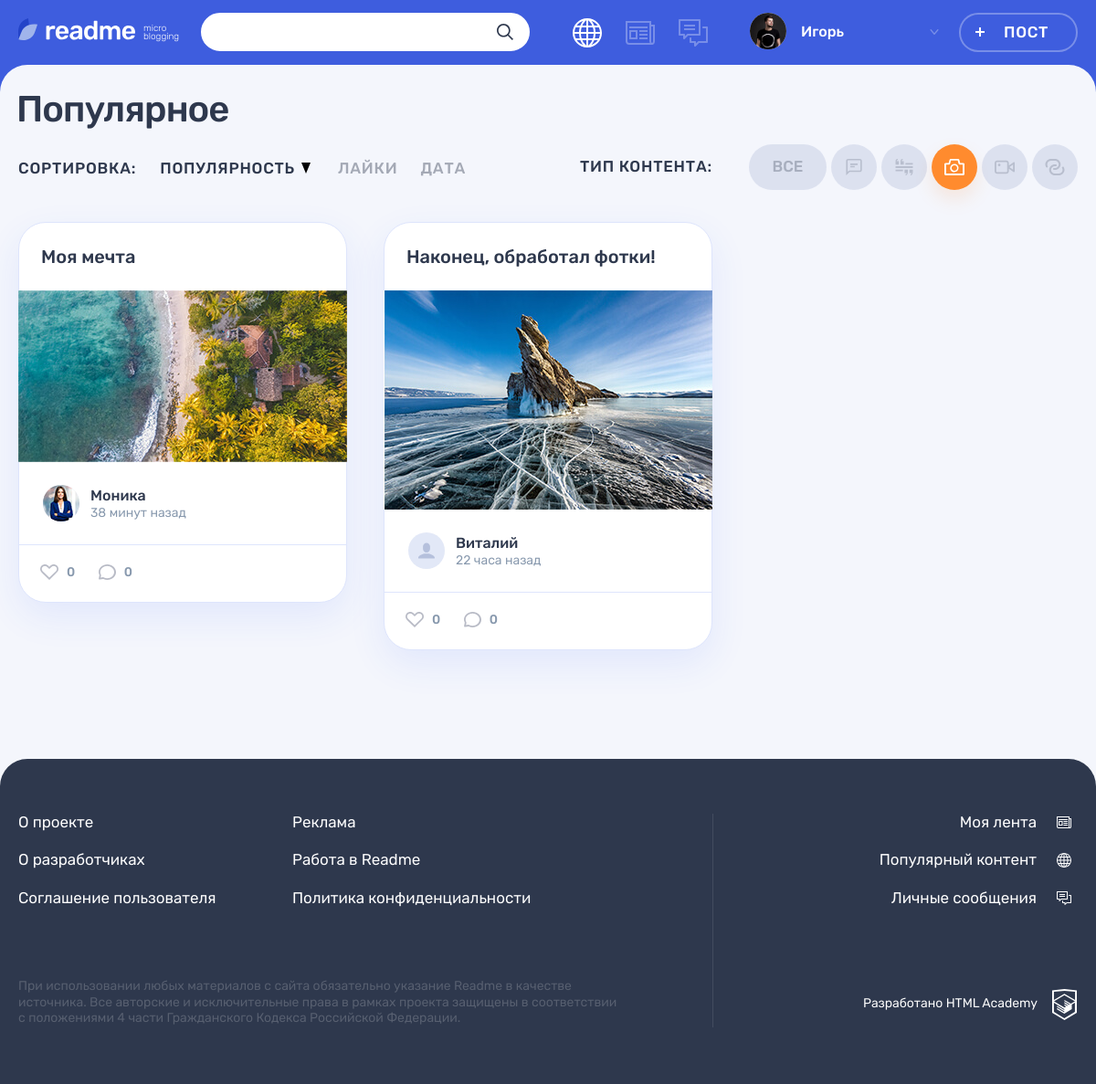
Screenshot of /index.php?contentId=3 with the database file from the repository.
### tables this page shows
CREATE TABLE content_types (
       id INT AUTO_INCREMENT PRIMARY KEY,
       type VARCHAR(32) UNIQUE,
       title VARCHAR(32) UNIQUE,
       image_class VARCHAR(128)
);

CREATE TABLE posts (
       id INT AUTO_INCREMENT PRIMARY KEY,
       publication_date TIMESTAMP DEFAULT CURRENT_TIMESTAMP,
       title VARCHAR(255) NOT NULL,
       content TEXT,
       author VARCHAR(128),
       img VARCHAR(2000),
       video VARCHAR(2000),
       reference VARCHAR(255),
       views INT DEFAULT 0,
       user_id INT,
       content_type_id INT,
       FOREIGN KEY (user_id) REFERENCES users(id),
       FOREIGN KEY (content_type_id) REFERENCES content_types(id)
);

CREATE TABLE users (
       id INT AUTO_INCREMENT PRIMARY KEY,
       registration_date TIMESTAMP DEFAULT CURRENT_TIMESTAMP,
       email VARCHAR(255) UNIQUE,
       user_name VARCHAR(128) UNIQUE,
       password CHAR(64),
       avatar VARCHAR(255)
);

### helpers.php (called while the page is built, shortened)
<?php
function get_noun_plural_form(int $number, string $one, string $two, string $many): string
{
    $number = (int)$number;
    $mod10 = $number % 10;
    $mod100 = $number % 100;
    switch (true) {
        case ($mod10 > 5):
            return $many;
        case ($mod10 >= 2 && $mod10 <= 4):
            return $two;
    }
}
function include_template($name, array $data = [])
{
    $name = 'templates/' . $name;
    extract($data);
    require $name;
    $result = ob_get_clean();
    return $result;
}
function generate_random_date($index)
{
    $deltas = [['minutes' => 59], ['hours' => 23], ['days' => 6], ['weeks' => 4], ['months' => 11]];
    $dcnt = count($deltas);
    $delta = $deltas[$index];
    $timeval = rand(1, current($delta));
    $timename = key($delta);
    $ts = strtotime("$timeval $timename ago");
    $dt = date('Y-m-d H:i:s', $ts);
    return $dt;
}
function getRelativeDate(DateTimeImmutable $date, bool $needAgoAddition = false) : string
{
    $currentDate = new DateTimeImmutable('now');
    $interval = $date->diff($currentDate);
    $addition = $needAgoAddition ? '' : ' назад';
    if ($interval->y) {
    $properNoun = get_noun_plural_form($interval->y, 'год', 'года', 'лет');
        return date_interval_format($interval, '%y ' . $properNoun . $addition);
    } else if ($interval->m) {
        $properNoun = get_noun_plural_form($interval->m, 'месяц', 'месяца', 'месяцев');
        return date_interval_format($interval, '%m ' . $properNoun . $addition);
    } else if ($interval->d && $interval->d < 7) {
        $properNoun = get_noun_plural_form($interval->d, 'день', 'дня', 'дней');
        return date_interval_format($interval, '%d ' . $properNoun . $addition);
    } else if ($interval->d && $interval->d >= 7) {
        $weeksCount = ceil($interval->d / 7);
        $properNoun = get_noun_plural_form($weeksCount, 'неделю', 'недели', 'недель');
        return $weeksCount . ' ' . $properNoun . $addition;
    } else if ($interval->h) {
        $properNoun = get_noun_plural_form($interval->h, 'час', 'часа', 'часов');
        return date_interval_format($interval, '%h ' . $properNoun . $addition);
    } else if ($interval->i) {
        $properNoun = get_noun_plural_form($interval->i, 'минуту', 'минуты', 'минут');
        return date_interval_format($interval, '%i ' . $properNoun . $addition);
    } else {
        return '';
    }
}
function modifyParamsPageUrl(string $paramKey, mixed $paramValue): string
{
    $params = $_GET;
    array_filter($params, function($param) {return $param !== null;});
    $params[$paramKey] = $paramValue;
    $query = count($params) !== 0 ? http_build_query($params) : '';
    $url = ((!empty($_SERVER['HTTPS'])) ? 'https' : 'http') . '://' . $_SERVER['HTTP_HOST'] . $_SERVER['REQUEST_URI'];
    $url = explode('?', $url);
    return $query ? $url[0] . '?' . $query : $url[0];
}

### templates/main.php (the view, shortened to what this page needs)
<?php require_once 'helpers.php'?>
<div class="container">
    <h1 class="page__title page__title--popular">Популярное</h1>
</div>
<div class="popular container">
    <div class="popular__filters-wrapper">
        <div class="popular__sorting sorting">
            <b class="popular__sorting-caption sorting__caption">Сортировка:</b>
            <ul class="popular__sorting-list sorting__list">
                <li class="sorting__item sorting__item--popular">
                    <a class="sorting__link sorting__link--active" href="#">
                        <span>Популярность</span>
                        <svg class="sorting__icon" width="10" height="12">
                            <use xlink:href="#icon-sort"></use>
                        </svg>
                    </a>
                </li>
                <li class="sorting__item">
                    <a class="sorting__link" href="#">
                        <span>Лайки</span>
                    </a>
                </li>
                <li class="sorting__item">
                    <a class="sorting__link" href="#">
                        <span>Дата</span>
                    </a>
                </li>
            </ul>
        </div>
        <div class="popular__filters filters">
            <b class="popular__filters-caption filters__caption">Тип контента:</b>
            <ul class="popular__filters-list filters__list">
                <li class="popular__filters-item popular__filters-item--all filters__item filters__item--all">
                    <a class="filters__button filters__button--ellipse filters__button--all <?= !$currentContentTypeId ? 'filters__button--active' : ''?>"
                       href="<?= modifyParamsPageUrl('contentId', null) ?>">
                        <span>Все</span>
                    </a>
                </li>
                <?php foreach ($contentTypes as $contentType): ?>
                    <li class="popular__filters-item filters__item">
                        <?php $activeClass = $currentContentTypeId === $contentType['id'] ? 'filters__button--active' : ''  ?>
                        <a class="filters__button filters__button--<?= htmlspecialchars($contentType['type']) . ' ' . $activeClass ?> button"
                           href="<?= modifyParamsPageUrl('contentId', $contentType['id']); ?>">
                            <svg class="filters__icon" width="22" height="18">
                                <use xlink:href="#icon-filter-<?= htmlspecialchars($contentType['type']); ?>"></use>
                            </svg>
                        </a>
                    </li>
                <?php endforeach; ?>
            </ul>
        </div>
    </div>
    <div class="popular__posts">
        <?php foreach ($postCards as $postIndex => $postCard): ?>
            <article class="popular__post post <?= htmlspecialchars($postCard['image_class']); ?>">
                <header class="post__header">
                    <h2><a href="post.php<?= '?postId=' . $postCard['id'] ?>"><?= htmlspecialchars($postCard['title']); ?></a></h2>
                </header>
                <div class="post__main">
                    <?php if ($postCard['type'] == 'quote'): ?>
                        <blockquote>
                            <p>
                                <?= htmlspecialchars($postCard['content']); ?>
                            </p>
                            <cite>Неизвестный Автор</cite>
                        </blockquote>
                    <?php elseif ($postCard['type'] == 'photo'): ?>
                        <div class="post-photo__image-wrapper">
                            <img src="img/<?= htmlspecialchars($postCard['img']); ?>" alt="Фото от пользователя" width="360"
                                 height="240">
                        </div>
                    <?php elseif ($postCard['type'] == 'text'):
                        echo shortenText(htmlspecialchars($postCard['content']), 300);
                    endif; ?>
                </div>
                <footer class="post__footer">
                    <div class="post__author">
                        <a class="post__author-link" href="#" title="Автор">
                            <div class="post__avatar-wrapper">
                                <?php if ($postCard['avatar']) : ?>
                                <img class="post__author-avatar" src="img/<?= htmlspecialchars($postCard['avatar']); ?>"
                                     alt="Аватар пользователя">
                                <?php endif; ?>
                            </div>
                            <div class="post__info">
                                <b class="post__author-name"><?= htmlspecialchars($postCard['user_name']); ?></b>
                                <?php
                                    $originalDate = generate_random_date($postIndex);
                                    $titleDate = date_format(date_create($originalDate), 'd.m.Y H:i');
                                    $originalDateTime = new DateTimeImmutable($originalDate);
                                    $relativeDate = getRelativeDate($originalDateTime);
                                ?>
                                <time class="post__time" datetime="<?= $originalDate ?>" title="<?= $titleDate ?>">
                                    <?= $relativeDate ?>
                                </time>
                            </div>
                        </a>
                    </div>
                    <div class="post__indicators">
                        <div class="post__buttons">
                            <a class="post__indicator post__indicator--likes button" href="#" title="Лайк">
                                <svg class="post__indicator-icon" width="20" height="17">
                                    <use xlink:href="#icon-heart"></use>
                                </svg>
                                <span>0</span>
                            </a>
                            <a class="post__indicator post__indicator--comments button" href="#"
                               title="Комментарии">
                                <svg class="post__indicator-icon" width="19" height="17">
                                    <use xlink:href="#icon-comment"></use>
                                </svg>
                                <span>0</span>
                            </a>
                        </div>
                    </div>
                </footer>
            </article>
        <?php endforeach; ?>
    </div>
</div>

### rows the page displays
posts: title "Моя мечта", img (picture), user.avatar (picture), user.user_name "Моника", relativeDate "38 минут назад"
posts: title "Наконец, обработал фотки!", img (picture), user.user_name "Виталий", relativeDate "22 часа назад"

### other values shown
$userName "Игорь"
